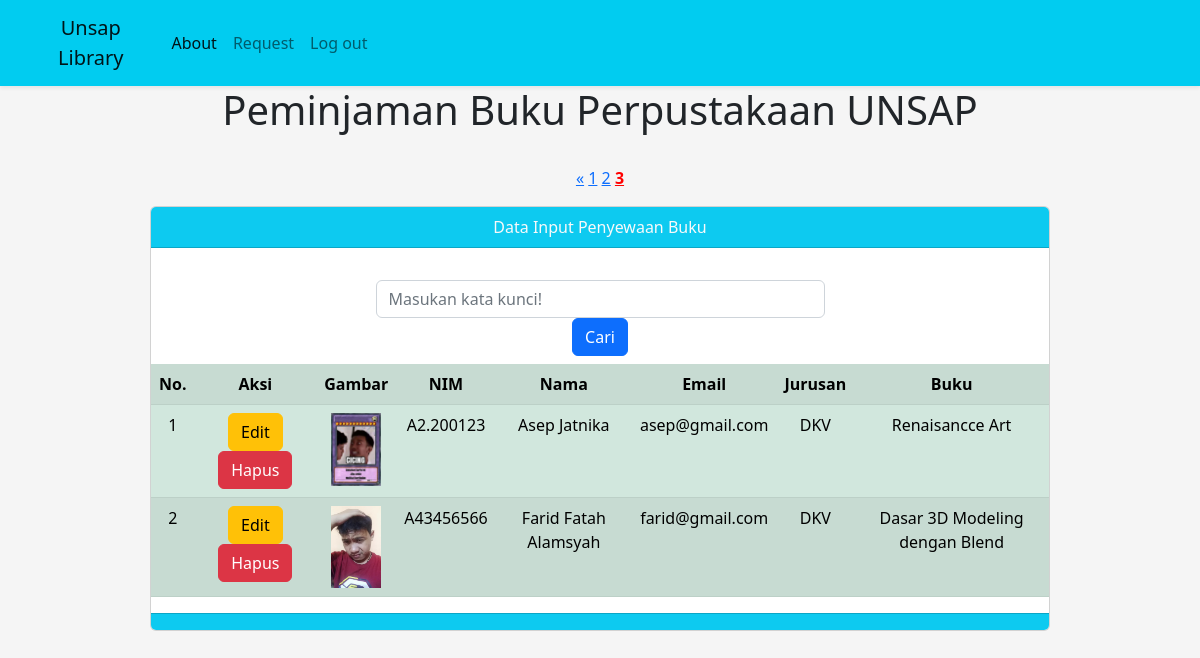
Page /index.php?halaman=3 (signed in) on the committed database.
### tables this page shows
CREATE TABLE `mahasiswa` (
  `id` int(11) NOT NULL,
  `nama` varchar(200) NOT NULL,
  `nim` char(9) NOT NULL,
  `email` varchar(100) NOT NULL,
  `jurusan` varchar(100) NOT NULL,
  `gambar` varchar(100) NOT NULL,
  `buku` varchar(30) NOT NULL
);

### function.php (called while the page is built, shortened)
<?php
$conn = mysqli_connect("localhost", "root", "", "phpdasar1");
function query($query) {
	global $conn;
	$result = mysqli_query($conn, $query);
	$rows = [];
	while ( $row = mysqli_fetch_assoc($result) ) {
		$rows[] = $row;
	}
	return $rows;
}
?>

### index.php (the view, shortened to what this page needs)
<?php
require  'function.php';
$jumlahDataPerhalaman = 4;
$jumlahData = count(query("SELECT * FROM mahasiswa"));
$jumlahHalaman = ceil($jumlahData / $jumlahDataPerhalaman);
$halamanAktif = ( isset($_GET["halaman"]) ) ? $_GET["halaman"] : 1;
$awalData = ( $jumlahDataPerhalaman * $halamanAktif) - $jumlahDataPerhalaman;
$mahasiswa = query("SELECT * FROM mahasiswa LIMIT $awalData, $jumlahDataPerhalaman");
?>
<!DOCTYPE html>
<html lang="en">
  <head>
    <link rel="stylesheet" href="https://cdn.jsdelivr.net/npm/bootstrap@5.2.0-beta1/dist/css/bootstrap.rtl.min.css">
	<link rel="stylesheet" href="style.css" />
</head>
<body class="text-center">
 <nav class="navbar navbar-expand-lg shadow-sm" style="background-color: rgb(1, 204, 240)">
      <div class="container">
        <a class="navbar-brand" href="index.php"
          >Unsap <br />
          Library</a>
        <div class="collapse navbar-collapse" id="navbarNav">
          <ul class="navbar-nav">
            <li class="nav-item">
              <a class="nav-link active" aria-current="page" href="about.php">About</a>
            </li>
            <li class="nav-item">
              <a class="nav-link" href="tambah.php">Request</a>
            </li>
            <li class="nav-item">
              <a class="nav-link" href="logout.php">Log out</a>
            </li>
          </ul>
        </div>
      </div>
    </nav>
<h1>Peminjaman Buku Perpustakaan UNSAP</h1>
<br>
<?php if( $halamanAktif > 1) : ?>
	<a href="?halaman=<?= $halamanAktif - 1;  ?>">&laquo;</a>
<?php endif; ?>
<?php for( $i = 1; $i <= $jumlahHalaman; $i++ ) : ?>
	<?php if( $i == $halamanAktif ) : ?>
		<a href="?halaman=<?= $i;  ?>" style="font-weight: bold; color: red;"><?= $i; ?></a>
	<?php else : ?>
		<a href="?halaman=<?= $i;  ?>"><?= $i; ?></a>
	<?php endif; ?>
<?php endfor; ?>
<div class="col-md-9 mx-auto">
        <div class="card mt-3">
            <div class="card-header bg-info text-light">Data Input Penyewaan Buku</div>
                <div class="card-body bg-rgb(202, 209, 208)"></div>
                  <div class="col-md-6 mx-auto">
                      <form method="post">
                          <div class="input-grup mb-2">
                              <input type="text" name="keyword" class="form-control" placeholder="Masukan kata kunci!" autocomplete="off">
                            <button class="btn btn-primary mx-auto" name="cari" type="submit">Cari</button>
                          </div>
                      </form>
                  </div>
                    <table class="table table-success table-striped">
                      <tr>
                        <th>No.</th>
                        <th>Aksi</th>
                        <th>Gambar</th>
                        <th>NIM</th>
                        <th>Nama</th>
                        <th>Email</th>
                        <th>Jurusan</th>
                        <th>Buku</th>
                      </tr>
                      <?php $i = 1; ?>
                      <?php foreach( $mahasiswa as $row ) : ?>
                      <tr>
                        <td><?= $i; ?></td>
                        <td>
                          <a href="ubah.php?id=<?= $row["id"]; ?>" class="btn btn-warning">Edit</a>
                                          <a href="hapus.php?id=<?= $row["id"]; ?>" class="btn btn-danger" onclick="return confirm('Mou kimarimashita ka?');">Hapus</a>
                        </td>
                        <td><img src="pic/<?= $row["gambar"]; ?>" width="50"></td>
                        <td><?= $row["nim"]; ?></td>
                        <td><?= $row["nama"]; ?></td>
                        <td><?= $row["email"]; ?></td>
                        <td><?= $row["jurusan"]; ?></td>
                        <td><?= $row["buku"]; ?></td>
                      </tr>
                        <?php $i++; ?>
                        <?php endforeach; ?>
					          </table>
        		<div class="card-footer bg-info"></div>
                      </div>
    </div>
</body>
</html>

### index.php (style rules this page uses)
body { min-height: 100%; background-color: #f5f5f5; }

### rows in the picture
mahasiswa: gambar (picture), nim "A2.200123", nama "Asep Jatnika", email "asep@gmail.com", jurusan "DKV", buku "Renaisancce Art"
mahasiswa: gambar (picture), nim "A43456566", nama "Farid Fatah Alamsyah", email "farid@gmail.com", jurusan "DKV", buku "Dasar 3D Modeling dengan Blend"
